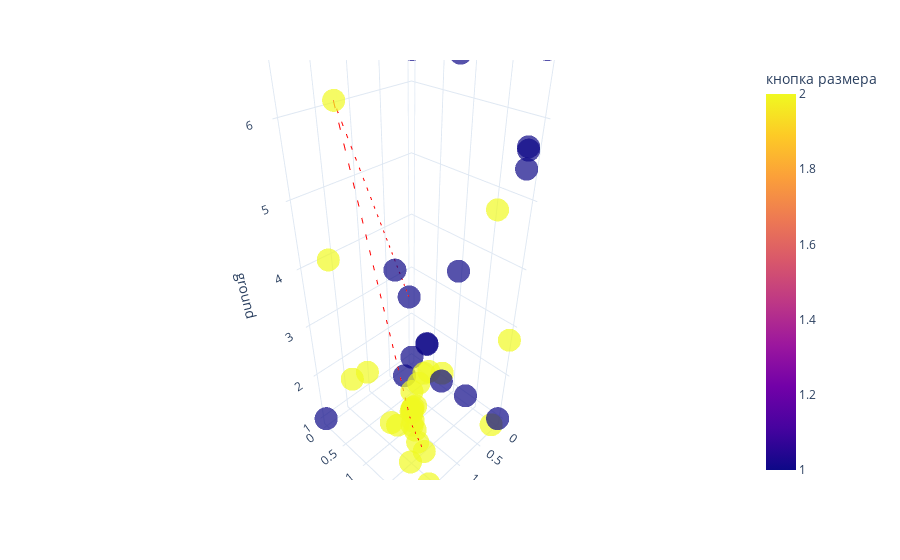

Here is the notebook cell this chart was saved with:
### Code cell
fig = px.scatter_3d(steps_df, x='coffee', y='size', z='ground', 
                    color='кнопка размера', 
                    opacity=0.7, 
                    color_discrete_sequence=px.colors.qualitative.Alphabet)
# this is best path, plot it as a  directional line in 3d
best_option = steps_df.iloc[prob.ibest_seq].drop_duplicates()
# Create the line plot
gradient = best_option.index

line_plot = px.line_3d(best_option, x='coffee', y='size', z='ground')
line_plot['data'][0]['line']['color'] = '#FF0000'
line_plot['data'][0]['line']['dash'] = 'dash'
fig.add_trace(line_plot.data[0])
fig.update_layout(title='')

fig.update_layout(template='plotly_white')

go.Figure(fig).show()

### Figure 1 — Plotly figure (JSON) as saved in the notebook; plotly's stock layout.template omitted (floating-point values rounded to 4 significant figures)
{"data": [{"hovertemplate": "coffee=%{x}<br>size=%{y}<br>ground=%{z}<br>кнопка размера=%{marker.color}<extra></extra>", "legendgroup": "", "marker": {"color": [1, 1, 2, 2, 2, 1, 2, 1, 1, 2, 2, 2, 1, 2, 2, 2, 2, 2, 1, 2, 1, 2, 2, 1, 1, 2, 2, 1, 2, 2, 2, 2, 1, 1, 1, 1, 1, 2, 2, 2, 2, 2, 2, 1, 2, 1, 2, 2, 2], "coloraxis": "coloraxis", "opacity": 0.7, "symbol": "circle"}, "mode": "markers", "name": "", "scene": "scene", "showlegend": false, "type": "scatter3d", "x": [0.4639, 0.7011, 1.857, 1.67, 1.564, 0.8555, 1.266, 1.15, 0.1688, 0.3043, 1.264, 1.258, 1.2, 1.225, 1.214, 1.165, 1.211, 1.175, 0.1845, 1.186, 0.1234, 1.164, 1.213, 0.7197, 2.0, 0.0, 2.0, 0.0, 0.0, 0.172, 0.02989, 0.0, 0.7562, 0.1123, 0.0, 2.0, 0.03181, 1.244, 1.305, 1.675, 1.761, 1.562, 1.602, 0.07334, 1.391, 0.6455, 1.592, 1.587, 1.65], "y": [0.4042, 1.023, 0.7836, 0.09786, 0.2285, 1.514, 1.272, 0.8352, 1.976, 1.755, 1.333, 1.388, 1.044, 1.21, 1.227, 1.245, 1.211, 1.204, 2.0, 1.21, 1.955, 1.165, 1.214, 1.038, 2.0, 0.0, 2.0, 0.0, 2.0, 2.0, 0.7843, 2.0, 1.582, 2.0, 2.0, 0.0, 0.0, 1.571, 1.575, 1.249, 0.8808, 1.26, 1.815, 1.363, 2.0, 1.295, 1.717, 1.555, 2.0], "z": [2.924, 2.489, 6.338, 4.052, 1.781, 6.727, 1.324, 3.994, 5.729, 4.916, 1.261, 1.004, 2.201, 1.554, 1.612, 1.665, 1.612, 1.283, 5.479, 1.62, 5.671, 1.44, 1.592, 2.527, 7.0, 6.823, 3.273, 1.0, 7.0, 1.0, 1.182, 2.756, 4.153, 6.722, 1.0, 1.0, 7.0, 2.72, 1.0, 1.735, 2.574, 1.582, 3.135, 1.101, 7.0, 1.852, 2.87, 1.0, 1.0]}, {"hovertemplate": "coffee=%{x}<br>size=%{y}<br>ground=%{z}<extra></extra>", "legendgroup": "", "line": {"color": "#FF0000", "dash": "dash"}, "marker": {"symbol": "circle"}, "mode": "lines", "name": "", "scene": "scene", "showlegend": false, "type": "scatter3d", "x": [0.4639, 1.857, 1.266, 1.305], "y": [0.4042, 0.7836, 1.272, 1.575], "z": [2.924, 6.338, 1.324, 1.0]}], "layout": {"coloraxis": {"colorbar": {"title": {"text": "кнопка размера"}}, "colorscale": [[0.0, "#0d0887"], [0.1111, "#46039f"], [0.2222, "#7201a8"], [0.3333, "#9c179e"], [0.4444, "#bd3786"], [0.5556, "#d8576b"], [0.6667, "#ed7953"], [0.7778, "#fb9f3a"], [0.8889, "#fdca26"], [1.0, "#f0f921"]]}, "legend": {"tracegroupgap": 0}, "margin": {"t": 60}, "scene": {"domain": {"x": [0.0, 1.0], "y": [0.0, 1.0]}, "xaxis": {"title": {"text": "coffee"}}, "yaxis": {"title": {"text": "size"}}, "zaxis": {"title": {"text": "ground"}}}, "title": {"text": ""}}}
